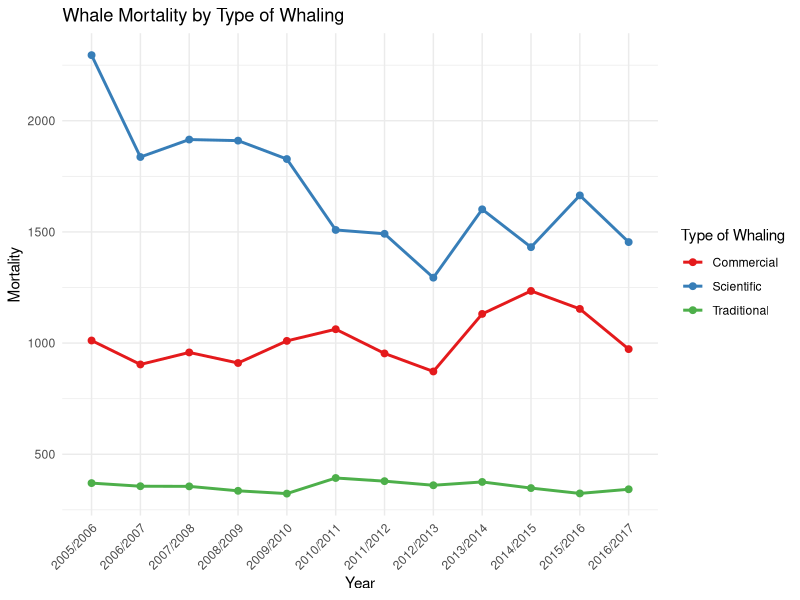

Here is the R script that generated this plot:
## ---- chunk 1
library(tidyverse)
library(ggthemes)
## ---- chunk 2
getwd()
Whaling <- read_csv("../../Reconstruction Assignment/Data/Whaling.csv")
View(Whaling)
## ---- chunk 3
# Load necessary libraries
library(ggplot2)
library(dplyr)

# Create the dataframe from data
data <- data.frame(
  Year = c("2005/2006", "2006/2007", "2007/2008", "2008/2009", "2009/2010", 
           "2010/2011", "2011/2012", "2012/2013", "2013/2014", "2014/2015", 
           "2015/2016", "2016/2017"),
  Traditional = c(370.2644248, 356.2728879, 355.607648, 335.5912279, 323.0344189, 
                  393.2200695, 379.0281494, 360.5819389, 375.4910201, 347.8803185, 
                  323.8298673, 342.5012047),
  Commercial = c(1011.635614, 903.9085279, 957.9556204, 910.3982678, 1009.914914, 
                 1062.396665, 953.4867496, 872.3842685, 1131.191396, 1234.52222, 
                 1153.706116, 972.925141),
  Scientific = c(2295.065137, 1836.919071, 1915.443342, 1910.548352, 1827.760462, 
                 1508.887037, 1491.597695, 1294.220201, 1601.640952, 1431.461224, 
                 1664.240028, 1454.291933)
)

# Melt the data for plotting
data_long <- data %>%
  pivot_longer(cols = c("Traditional", "Commercial", "Scientific"), 
               names_to = "Type", 
               values_to = "Mortality")

# Preview the data
print(data_long)
## ---- chunk 4
# Create a line graph
ggplot(data_long, aes(x = Year, y = Mortality, color = Type, group = Type)) +
  geom_line(size = 1) +
  geom_point(size = 2) +
  labs(
    title = "Whale Mortality by Type of Whaling",
    x = "Year",
    y = "Mortality",
    color = "Type of Whaling"
  ) +
  theme_minimal() +
  scale_color_brewer(palette = "Set1") +
  theme(axis.text.x = element_text(angle = 45, hjust = 1))
